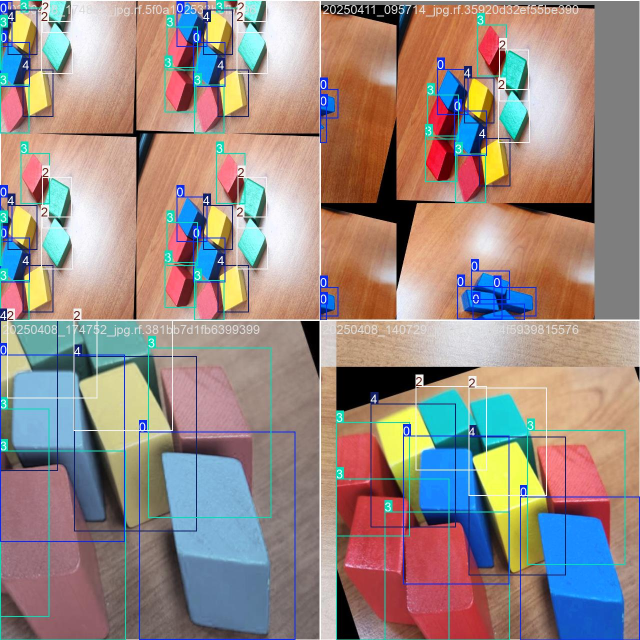
#> input picture Cube_Color_4_and_Defect_Model/V12_4_Color_Training12/train_batch0.jpg, 1280 x 1280 px (shown at 1/2 size)
$ python -i vision_system.py   (imports and definitions only)
#> lines starting #> are read from the running program, lines starting #| are printed output that depends on the picture
# vision_system.py

import cv2
import numpy as np
from ultralytics import YOLO
from config import (VIDEO_SOURCE, MODEL_PATH, MASK_IMAGE_PATH, GAMMA_VALUE,
                    CONFIDENCE_THRESHOLD, MIN_CONTOUR_AREA, BOUNDING_BOX_PADDING,
                    COLOR_MAP, KERNEL_SIZE)
from .utils import adjust_gamma

class VisionSystem:
    """
    處理攝影機影像擷取、物件偵測 (YOLO) 和影像處理。
    """
    def __init__(self):
        self.capture = None
        self.model = YOLO(MODEL_PATH)
        self.img_mask = None
        self.kernel = np.ones(KERNEL_SIZE, np.uint8) # 形態學操作的核
        self._load_mask()
        self._init_camera()

    # [141 lines left out: functions _load_mask, _init_camera, read_frame, process_frame, draw_detections, release, not called in this run]

>>> import cv2
>>> picture = cv2.imread('../Cube_Color_4_and_Defect_Model/V12_4_Color_Training12/train_batch0.jpg', cv2.IMREAD_GRAYSCALE)
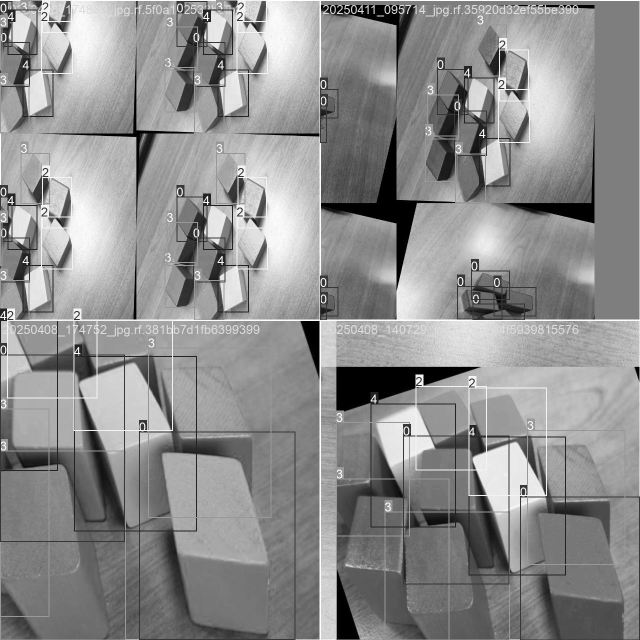
#> picture: shape (1280, 1280) (shown at 1/2 size); min 0, max 255, mean 142.2
#> (the run stopped early here; a loop or call above may not have finished)

$ run again, on Cube_Color_4_and_Defect_Model/V12_4_Color_Training12/train_batch1.jpg
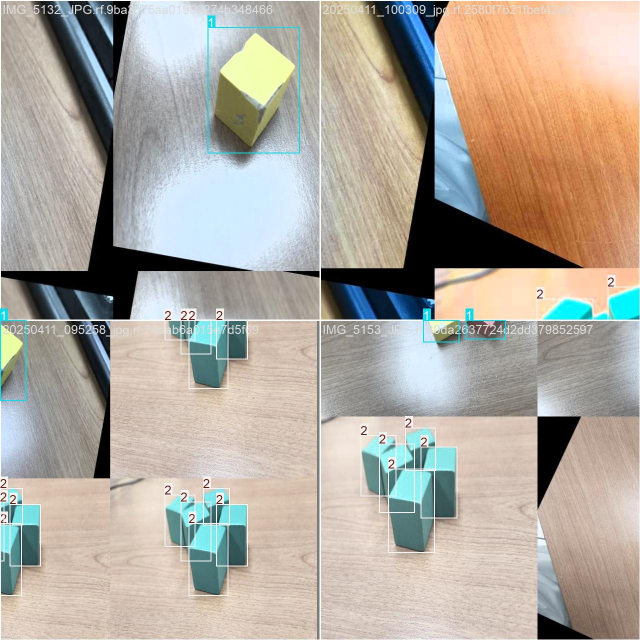
#> input picture Cube_Color_4_and_Defect_Model/V12_4_Color_Training12/train_batch1.jpg, 1280 x 1280 px (shown at 1/2 size)
#> `picture = cv2.imread('../Cube_Color_4_and_Defect_Model/V12_4_Color_Tra..`:
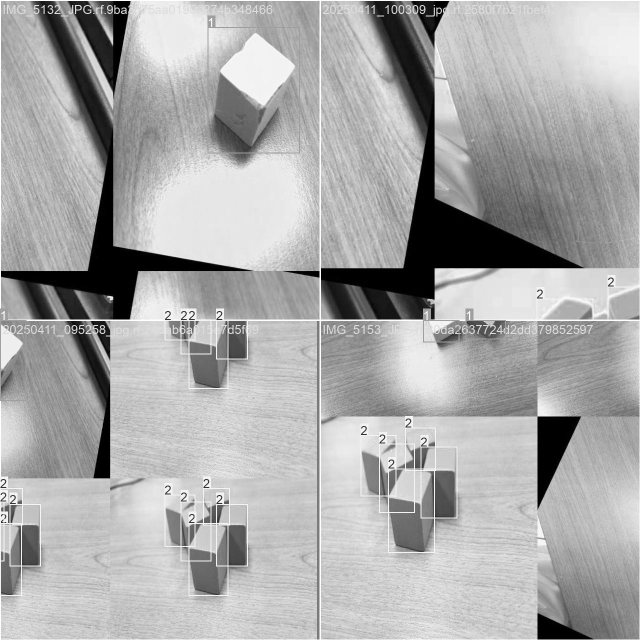
#> picture: shape (1280, 1280) (shown at 1/2 size); min 0, max 255, mean 169.5

$ run again, on Cube_Color_4_and_Defect_Model/V12_4_Color_Training12/train_batch2.jpg
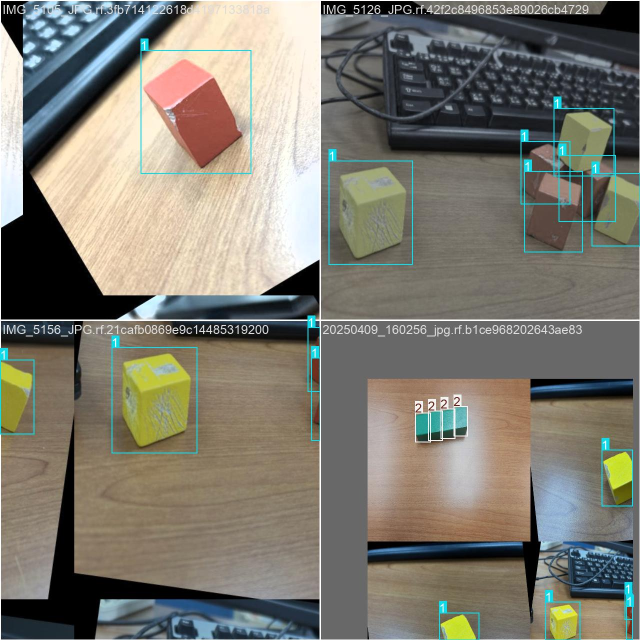
#> input picture Cube_Color_4_and_Defect_Model/V12_4_Color_Training12/train_batch2.jpg, 1280 x 1280 px (shown at 1/2 size)
#> `picture = cv2.imread('../Cube_Color_4_and_Defect_Model/V12_4_Color_Tra..`:
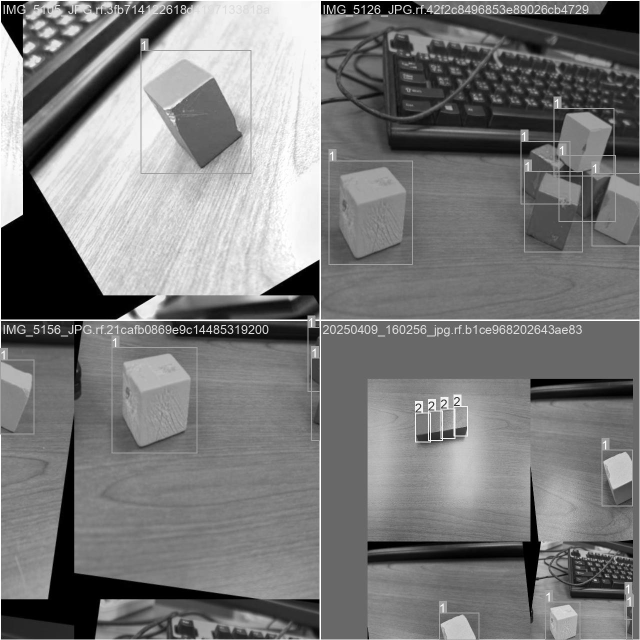
#> picture: shape (1280, 1280) (shown at 1/2 size); min 0, max 255, mean 122.8
